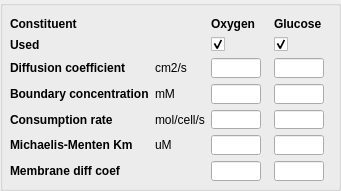
           <widget class="QGroupBox" name="groupBox_const1">
            <property name="geometry">
             <rect>
              <x>30</x>
              <y>30</y>
              <width>341</width>
              <height>191</height>
             </rect>
            </property>
            <property name="title">
             <string/>
            </property>
            <widget class="QWidget" name="gridLayoutWidget">
             <property name="geometry">
              <rect>
               <x>10</x>
               <y>17</y>
               <width>320</width>
               <height>164</height>
              </rect>
             </property>
             <layout class="QGridLayout" name="gridLayout_3">
              <item row="0" column="0">
               <widget class="QLabel" name="label_const">
                <property name="font">
                 <font>
                  <weight>75</weight>
                  <bold>true</bold>
                 </font>
                </property>
                <property name="text">
                 <string>Constituent</string>
                </property>
               </widget>
              </item>
              <item row="1" column="0">
               <widget class="QMyLabel" name="label_constused">
                <property name="font">
                 <font>
                  <weight>75</weight>
                  <bold>true</bold>
                 </font>
                </property>
                <property name="text">
                 <string>Used</string>
                </property>
               </widget>
              </item>
              <item row="2" column="0">
               <widget class="QMyLabel" name="label_DIFF_COEF">
                <property name="font">
                 <font>
                  <weight>75</weight>
                  <bold>true</bold>
                 </font>
                </property>
                <property name="text">
                 <string>Diffusion coefficient</string>
                </property>
               </widget>
              </item>
              <item row="3" column="0">
               <widget class="QMyLabel" name="label_BDRY_CONC">
                <property name="font">
                 <font>
                  <weight>75</weight>
                  <bold>true</bold>
                 </font>
                </property>
                <property name="text">
                 <string>Boundary concentration</string>
                </property>
               </widget>
              </item>
              <item row="0" column="3">
               <widget class="QLabel" name="label_OXYGEN">
                <property name="sizePolicy">
                 <sizepolicy hsizetype="Expanding" vsizetype="Fixed">
                  <horstretch>0</horstretch>
                  <verstretch>0</verstretch>
                 </sizepolicy>
                </property>
                <property name="minimumSize">
                 <size>
                  <width>0</width>
                  <height>0</height>
                 </size>
                </property>
                <property name="maximumSize">
                 <size>
                  <width>60</width>
                  <height>16777215</height>
                 </size>
                </property>
                <property name="font">
                 <font>
                  <weight>75</weight>
                  <bold>true</bold>
                 </font>
                </property>
                <property name="text">
                 <string>Oxygen</string>
                </property>
               </widget>
              </item>
              <item row="0" column="4">
               <widget class="QLabel" name="label_GLUCOSE">
                <property name="sizePolicy">
                 <sizepolicy hsizetype="Expanding" vsizetype="Fixed">
                  <horstretch>0</horstretch>
                  <verstretch>0</verstretch>
                 </sizepolicy>
                </property>
                <property name="maximumSize">
                 <size>
                  <width>60</width>
                  <height>16777215</height>
                 </size>
                </property>
                <property name="font">
                 <font>
                  <weight>75</weight>
                  <bold>true</bold>
                 </font>
                </property>
                <property name="text">
                 <string>Glucose</string>
                </property>
               </widget>
              </item>
              <item row="3" column="4">
               <widget class="QLineEdit" name="line_GLUCOSE_BDRY_CONC">
                <property name="maximumSize">
                 <size>
                  <width>50</width>
                  <height>16777215</height>
                 </size>
                </property>
                <property name="alignment">
                 <set>Qt::AlignRight|Qt::AlignTrailing|Qt::AlignVCenter</set>
                </property>
               </widget>
              </item>
              <item row="2" column="4">
               <widget class="QLineEdit" name="line_GLUCOSE_DIFF_COEF">
                <property name="maximumSize">
                 <size>
                  <width>50</width>
                  <height>16777215</height>
                 </size>
                </property>
                <property name="alignment">
                 <set>Qt::AlignRight|Qt::AlignTrailing|Qt::AlignVCenter</set>
                </property>
               </widget>
              </item>
              <item row="2" column="3">
               <widget class="QLineEdit" name="line_OXYGEN_DIFF_COEF">
                <property name="maximumSize">
                 <size>
                  <width>50</width>
                  <height>16777215</height>
                 </size>
                </property>
                <property name="alignment">
                 <set>Qt::AlignRight|Qt::AlignTrailing|Qt::AlignVCenter</set>
                </property>
               </widget>
              </item>
              <item row="3" column="3">
               <widget class="QLineEdit" name="line_OXYGEN_BDRY_CONC">
                <property name="maximumSize">
                 <size>
                  <width>50</width>
                  <height>16777215</height>
                 </size>
                </property>
                <property name="alignment">
                 <set>Qt::AlignRight|Qt::AlignTrailing|Qt::AlignVCenter</set>
                </property>
               </widget>
              </item>
              <item row="1" column="3">
               <widget class="QCheckBox" name="cbox_USE_OXYGEN">
                <property name="maximumSize">
                 <size>
                  <width>60</width>
                  <height>16777215</height>
                 </size>
                </property>
                <property name="text">
                 <string/>
                </property>
                <property name="checked">
                 <bool>true</bool>
                </property>
               </widget>
              </item>
              <item row="1" column="4">
               <widget class="QCheckBox" name="cbox_USE_GLUCOSE">
                <property name="maximumSize">
                 <size>
                  <width>60</width>
                  <height>16777215</height>
                 </size>
                </property>
                <property name="text">
                 <string/>
                </property>
                <property name="checked">
                 <bool>true</bool>
                </property>
               </widget>
              </item>
              <item row="2" column="1">
               <widget class="QLabel" name="units_diffcoef">
                <property name="text">
                 <string>cm2/s</string>
                </property>
               </widget>
              </item>
              <item row="3" column="1">
               <widget class="QLabel" name="units_bdryconc">
                <property name="text">
                 <string>mM</string>
                </property>
               </widget>
              </item>
              <item row="4" column="0">
               <widget class="QMyLabel" name="label_CONSUMPTION_RATE">
                <property name="font">
                 <font>
                  <weight>75</weight>
                  <bold>true</bold>
                 </font>
                </property>
                <property name="text">
                 <string>Consumption rate</string>
                </property>
               </widget>
              </item>
              <item row="4" column="1">
               <widget class="QLabel" name="units_consumption">
                <property name="text">
                 <string>mol/cell/s</string>
                </property>
               </widget>
              </item>
              <item row="4" column="3">
               <widget class="QLineEdit" name="line_OXYGEN_CONSUMPTION">
                <property name="maximumSize">
                 <size>
                  <width>50</width>
                  <height>16777215</height>
                 </size>
                </property>
                <property name="alignment">
                 <set>Qt::AlignRight|Qt::AlignTrailing|Qt::AlignVCenter</set>
                </property>
               </widget>
              </item>
              <item row="4" column="4">
               <widget class="QLineEdit" name="line_GLUCOSE_CONSUMPTION">
                <property name="maximumSize">
                 <size>
                  <width>50</width>
                  <height>16777215</height>
                 </size>
                </property>
                <property name="alignment">
                 <set>Qt::AlignRight|Qt::AlignTrailing|Qt::AlignVCenter</set>
                </property>
               </widget>
              </item>
              <item row="6" column="0">
               <widget class="QLabel" name="label_CELL_DIFF">
                <property name="font">
                 <font>
                  <weight>75</weight>
                  <bold>true</bold>
                 </font>
                </property>
                <property name="text">
                 <string>Membrane diff coef</string>
                </property>
               </widget>
              </item>
              <item row="6" column="3">
               <widget class="QLineEdit" name="line_OXYGEN_CELL_DIFF">
                <property name="maximumSize">
                 <size>
                  <width>50</width>
                  <height>16777215</height>
                 </size>
                </property>
                <property name="alignment">
                 <set>Qt::AlignRight|Qt::AlignTrailing|Qt::AlignVCenter</set>
                </property>
               </widget>
              </item>
              <item row="6" column="4">
               <widget class="QLineEdit" name="line_GLUCOSE_CELL_DIFF">
                <property name="maximumSize">
                 <size>
                  <width>50</width>
                  <height>16777215</height>
                 </size>
                </property>
                <property name="alignment">
                 <set>Qt::AlignRight|Qt::AlignTrailing|Qt::AlignVCenter</set>
                </property>
               </widget>
              </item>
              <item row="5" column="0">
               <widget class="QLabel" name="label_MM_KM">
                <property name="font">
                 <font>
                  <weight>75</weight>
                  <bold>true</bold>
                 </font>
                </property>
                <property name="text">
                 <string>Michaelis-Menten Km</string>
                </property>
               </widget>
              </item>
              <item row="5" column="1">
               <widget class="QLabel" name="units_MM_Km">
                <property name="text">
                 <string>uM</string>
                </property>
               </widget>
              </item>
              <item row="5" column="3">
               <widget class="QLineEdit" name="line_OXYGEN_MM_KM">
                <property name="maximumSize">
                 <size>
                  <width>50</width>
                  <height>16777215</height>
                 </size>
                </property>
                <property name="alignment">
                 <set>Qt::AlignRight|Qt::AlignTrailing|Qt::AlignVCenter</set>
                </property>
               </widget>
              </item>
              <item row="5" column="4">
               <widget class="QLineEdit" name="line_GLUCOSE_MM_KM">
                <property name="maximumSize">
                 <size>
                  <width>50</width>
                  <height>16777215</height>
                 </size>
                </property>
                <property name="alignment">
                 <set>Qt::AlignRight|Qt::AlignTrailing|Qt::AlignVCenter</set>
                </property>
               </widget>
              </item>
             </layout>
            </widget>
           </widget>
